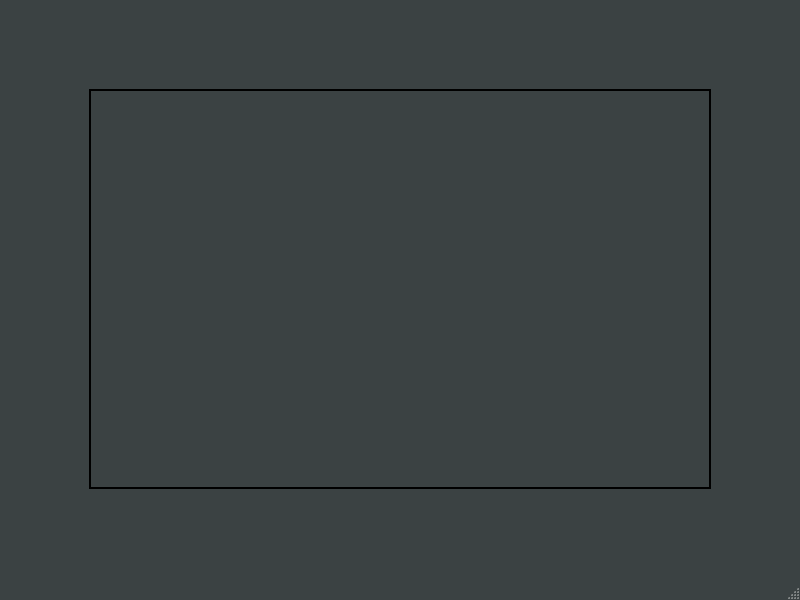
<?xml version="1.0" encoding="UTF-8"?>
<ui version="4.0">
 <class>MainApp</class>
 <widget class="QMainWindow" name="MainApp">
  <property name="geometry">
   <rect>
    <x>0</x>
    <y>0</y>
    <width>800</width>
    <height>600</height>
   </rect>
  </property>
  <property name="palette">
   <palette>
    <active>
     <colorrole role="Base">
      <brush brushstyle="SolidPattern">
       <color alpha="255">
        <red>255</red>
        <green>255</green>
        <blue>255</blue>
       </color>
      </brush>
     </colorrole>
     <colorrole role="Window">
      <brush brushstyle="SolidPattern">
       <color alpha="255">
        <red>59</red>
        <green>66</green>
        <blue>67</blue>
       </color>
      </brush>
     </colorrole>
    </active>
    <inactive>
     <colorrole role="Base">
      <brush brushstyle="SolidPattern">
       <color alpha="255">
        <red>255</red>
        <green>255</green>
        <blue>255</blue>
       </color>
      </brush>
     </colorrole>
     <colorrole role="Window">
      <brush brushstyle="SolidPattern">
       <color alpha="255">
        <red>59</red>
        <green>66</green>
        <blue>67</blue>
       </color>
      </brush>
     </colorrole>
    </inactive>
    <disabled>
     <colorrole role="Base">
      <brush brushstyle="SolidPattern">
       <color alpha="255">
        <red>59</red>
        <green>66</green>
        <blue>67</blue>
       </color>
      </brush>
     </colorrole>
     <colorrole role="Window">
      <brush brushstyle="SolidPattern">
       <color alpha="255">
        <red>59</red>
        <green>66</green>
        <blue>67</blue>
       </color>
      </brush>
     </colorrole>
    </disabled>
   </palette>
  </property>
  <property name="windowTitle">
   <string>MainApp</string>
  </property>
  <widget class="QWidget" name="centralwidget">
   <layout class="QHBoxLayout" name="horizontalLayout_2">
    <item>
     <layout class="QVBoxLayout" name="verticalLayout_3">
      <item>
       <spacer name="verticalSpacer">
        <property name="orientation">
         <enum>Qt::Vertical</enum>
        </property>
        <property name="sizeType">
         <enum>QSizePolicy::Fixed</enum>
        </property>
        <property name="sizeHint" stdset="0">
         <size>
          <width>20</width>
          <height>80</height>
         </size>
        </property>
       </spacer>
      </item>
      <item>
       <layout class="QHBoxLayout" name="horizontalLayout">
        <item>
         <spacer name="horizontalSpacer">
          <property name="orientation">
           <enum>Qt::Horizontal</enum>
          </property>
          <property name="sizeType">
           <enum>QSizePolicy::Fixed</enum>
          </property>
          <property name="sizeHint" stdset="0">
           <size>
            <width>80</width>
            <height>20</height>
           </size>
          </property>
         </spacer>
        </item>
        <item>
         <widget class="QStackedWidget" name="stackedWidget">
          <property name="enabled">
           <bool>true</bool>
          </property>
          <property name="acceptDrops">
           <bool>false</bool>
          </property>
          <property name="frameShape">
           <enum>QFrame::Panel</enum>
          </property>
          <property name="frameShadow">
           <enum>QFrame::Plain</enum>
          </property>
          <property name="lineWidth">
           <number>2</number>
          </property>
          <widget class="QWidget" name="loginPage"/>
         </widget>
        </item>
        <item>
         <spacer name="horizontalSpacer_2">
          <property name="orientation">
           <enum>Qt::Horizontal</enum>
          </property>
          <property name="sizeType">
           <enum>QSizePolicy::Fixed</enum>
          </property>
          <property name="sizeHint" stdset="0">
           <size>
            <width>80</width>
            <height>20</height>
           </size>
          </property>
         </spacer>
        </item>
       </layout>
      </item>
      <item>
       <spacer name="verticalSpacer_2">
        <property name="orientation">
         <enum>Qt::Vertical</enum>
        </property>
        <property name="sizeType">
         <enum>QSizePolicy::Fixed</enum>
        </property>
        <property name="sizeHint" stdset="0">
         <size>
          <width>20</width>
          <height>80</height>
         </size>
        </property>
       </spacer>
      </item>
     </layout>
    </item>
   </layout>
  </widget>
  <widget class="QMenuBar" name="menubar">
   <property name="geometry">
    <rect>
     <x>0</x>
     <y>0</y>
     <width>800</width>
     <height>25</height>
    </rect>
   </property>
  </widget>
  <widget class="QStatusBar" name="statusbar"/>
 </widget>
 <resources/>
 <connections/>
</ui>
